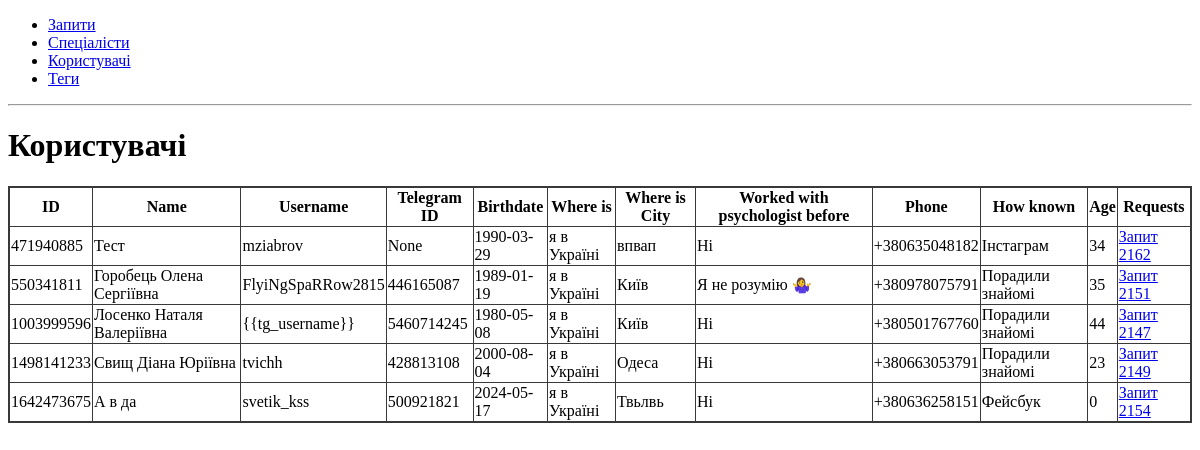
/users/, run on the app's committed database.
### app/users/models.py (models this page shows, shortened)
class User(db.Model):
    id = db.Column(db.Integer, primary_key=True)
    name = db.Column(db.String(80), unique=True, nullable=False)
    username = db.Column(db.String(80), unique=True)
    telegram_id = db.Column(db.Integer, unique=True)
    birthdate = db.Column(db.Date, nullable=False)
    where_is = db.Column(db.String(80), nullable=False)
    where_is_city = db.Column(db.String(80), nullable=False)
    worked_with_psychologist_before = db.Column(db.String(80), nullable=False)
    phone = db.Column(db.String(80), nullable=False)
    how_known = db.Column(db.String(80), nullable=False)
    age = db.Column(db.Integer)

### app/requests/models.py (models this page shows, shortened)
class Request(db.Model):
    id = db.Column(db.Integer, primary_key=True)
    created_date = db.Column(db.DateTime, nullable=False)
    user_full_name = db.Column(db.String(80), nullable=False)
    user_username = db.Column(db.String(80))
    user_telegram_id = db.Column(db.Integer)
    user_birthdate = db.Column(db.Date, nullable=False)
    user_where_is = db.Column(db.String(80), nullable=False)
    user_where_is_city = db.Column(db.String(80), nullable=False)
    user_worked_with_psychologist_before = db.Column(db.String(80), nullable=False)
    help_type = db.Column(db.String(80), nullable=False)
    user_how_known = db.Column(db.String(80), nullable=False)
    user_phone = db.Column(db.Integer, nullable=False)
    request_type = db.Column(db.String(80), nullable=False)
    tag_id = db.Column(db.Integer, db.ForeignKey("tag.id"), nullable=False)
    tag = db.relationship("Tag", backref="requests")
    user_id = db.Column(db.Integer, db.ForeignKey("user.id"), nullable=False)
    user = db.relationship("User", backref="requests")
    specialist_id = db.Column(db.Integer, db.ForeignKey("specialist.id"), nullable=True)
    specialist = db.relationship("Specialist", backref="requests")
    message_id = db.Column(db.Integer)
    def __repr__(self):
        return f"Запит {self.id}"

### app/users/routes.py (the view)
@bp.route('/')
def users():
    return render_template('users.html', users=User.query.all())

### app/users/templates/users.html
{% extends 'base.html' %}
{% block content %}
<h1>Користувачі</h1>
{% include 'users_table.html' %}
{% endblock %}

### app/users/templates/users_table.html
<table id="users">
    <thead>
        <tr>
            <th>ID</th>
            <th>Name</th>
            <th>Username</th>
            <th>Telegram ID</th>
            <th>Birthdate</th>
            <th>Where is</th>
            <th>Where is City</th>
            <th>Worked with psychologist before</th>
            <th>Phone</th>
            <th>How known</th>
            <th>Age</th>
            <th>Requests</th>
        </tr>
    </thead>
    <tbody>
        {% for user in users %}
        <tr>
            <td>{{ user.id }}</td>
            <td>{{ user.name }}</td>
            <td>{{ user.username }}</td>
            <td>{{ user.telegram_id }}</td>
            <td>{{ user.birthdate }}</td>
            <td>{{ user.where_is }}</td>
            <td>{{ user.where_is_city }}</td>
            <td>{{ user.worked_with_psychologist_before }}</td>
            <td>{{ user.phone }}</td>
            <td>{{ user.how_known }}</td>
            <td>{{ user.age }}</td>
            <td>
                {% for request in user.requests %}
                <a href="{{ url_for('requests.request_card', request_id=request.id) }}">{{ request }}</a>
                {% endfor %}
            </td>
        </tr>
        {% endfor %}
    </tbody>
</table>

### app/static/style.css (style rules this page uses)
table { border: 2px solid #393939; border-collapse: collapse; }
th, td { border: 0.5px solid #393939; }

### data on the page
User: id "471940885", name "Тест", username "mziabrov", telegram_id "None", birthdate "1990-03-29", where_is "я в Україні", where_is_city "впвап", worked_with_psychologist_before "Ні", phone "+380635048182", how_known "Інстаграм", age "34"
Request: id "Запит 2162"
User: id "550341811", name "Горобець Олена Сергіївна", username "FlyiNgSpaRRow2815", telegram_id "446165087", birthdate "1989-01-19", where_is "я в Україні", where_is_city "Київ", worked_with_psychologist_before "Я не розумію 🤷‍♀️", phone "+380978075791", how_known "Порадили знайомі", age "35"
Request: id "Запит 2151"
User: id "1003999596", name "Лосенко Наталя Валеріївна", username "{{tg_username}}", telegram_id "5460714245", birthdate "1980-05-08", where_is "я в Україні", where_is_city "Київ", worked_with_psychologist_before "Ні", phone "+380501767760", how_known "Порадили знайомі", age "44"
Request: id "Запит 2147"
User: id "1498141233", name "Свищ Діана Юріївна", username "tvichh", telegram_id "428813108", birthdate "2000-08-04", where_is "я в Україні", where_is_city "Одеса", worked_with_psychologist_before "Ні", phone "+380663053791", how_known "Порадили знайомі", age "23"
Request: id "Запит 2149"
User: id "1642473675", name "А в да", username "svetik_kss", telegram_id "500921821", birthdate "2024-05-17", where_is "я в Україні", where_is_city "Твьлвь", worked_with_psychologist_before "Ні", phone "+380636258151", how_known "Фейсбук", age "0"
Request: id "Запит 2154"
